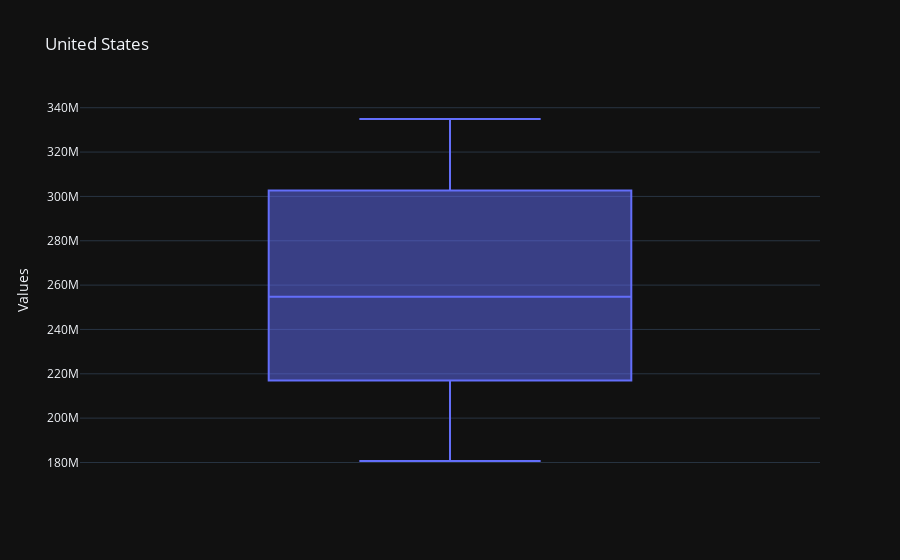

The code cell stored with this chart in its notebook:
### Code cell
# Boxplot
import plotly.express as px

fig = px.box(y=df_pivot['United States'], title='United States', labels={'y': 'Values', 'x': 'United States'})
fig.show()
